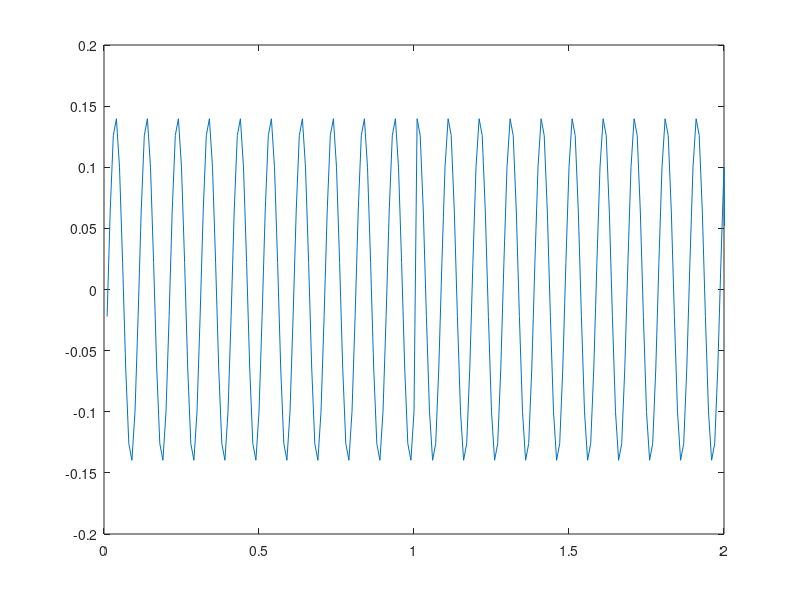
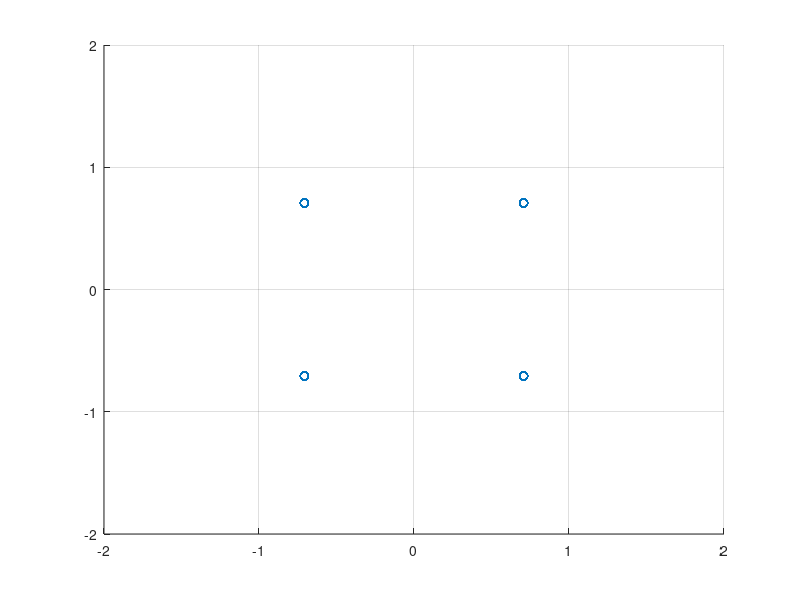
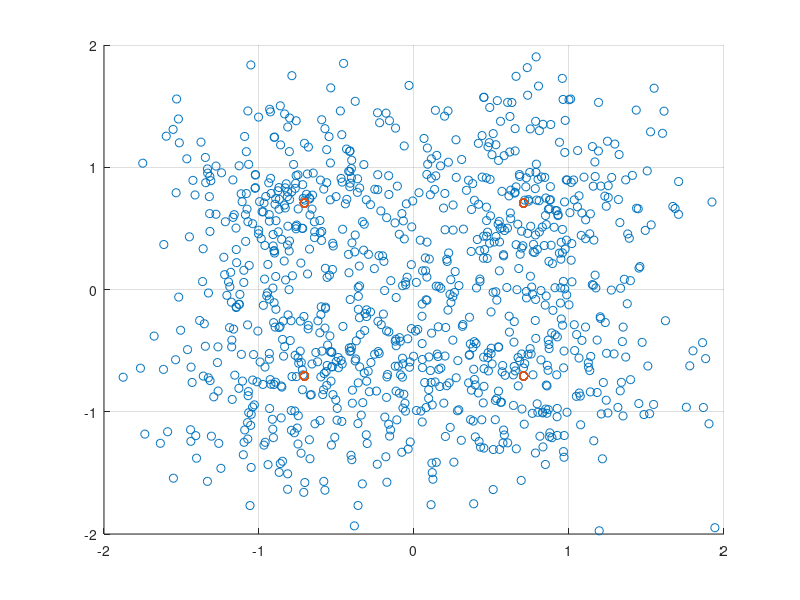

These figures' MATLAB source, in order:
clear;
%QAM을 그려봄
% Parameter Setting
Tsym = 1;
Nsym = 1000;
% Sampling size
Fs = 100;
% Carrier frequency(HZ)
Fc = 10;
%
Fe =  0;
% Noise level
N0 = 0.2;

% Simulation
% 샘플링된 것이 Fs로 나누면 이경우 100분의 1초마다 생기는 것임.
% 이를 끝까지 가봄 Nsymbol까지
t = [Tsym/Fs : Tsym/Fs : Tsym*Nsym];
Tmax = length(t);

% Signal power는 1이라고 가정
% Symbol 생성
M = 4;
symTable = zeros(1,4);
for i = 1:M
    i_m = 2*pi*(i-1)/M + pi/4;
    symTable(i) = cos(i_m) + j*sin(i_m);
end

% basis Signal 생성
phi1 = cos(2*pi*Fc*t(1:Tsym*Fs));
Es = norm(phi1);
% Othonomal Basis 생성
phi1 = phi1/Es;

phi2 = -sin(2*pi*Fc*t(1:Tsym*Fs));
Es = norm(phi2);
% Othonomal Basis 생성
phi2 = phi2/Es;


%% TX
% 랜덤 신호 만들기
m = randi(M,1,Nsym);

% 심볼 신호 만들기
% 심볼 테이블 만들듯이 만들면 된다.
theta_m = 2*pi*(m-1)/M + pi/4;
bbSym = cos(theta_m) + j*sin(theta_m);

% Up-conversion 실어보낼껏임.(DAC 포함)
RFsignal = zeros(1,Tmax);
for iterT = 1:Tmax
    iterSym = floor((iterT-1)/Fs)+1;
    RFsignal(iterT) = real(bbSym(iterSym))*cos(2*pi*Fc*t(iterT))/Es - imag(bbSym(iterSym))*sin(2*pi*Fc*t(iterT))/Es;
end

% 참고 - Signal 보여주기
% t가 x축,
figure(1)
plot(t,RFsignal);
xlim([0 2]);

% 참고 - 심볼신호 보여주기
s = zeros(2,Nsym);
for i = 1:Nsym
    % 1일때는 1부터 100까지
    intStart = 1+(i-1)*Tsym*Fs;
    %첫번째는  1이고 마지막은 100이다.
    %2번째는시작이 101이고 마지막은 200이다.
    intEnd = i*Tsym*Fs;
    s(1,i) = sum(RFsignal(intStart:intEnd).*phi1);
    s(2,i) = sum(RFsignal(intStart:intEnd).*phi2);
end
figure(2)
scatter(s(1,:),s(2,:),'r*');
grid on;
axis([-2 2 -2 2]);

%% RX

% Coherent Detection
% 구하는 것은 결국 phi1신호를곱하면 된다. error가 있을 수 있으니 그대로 곱함.
Ich = RFsignal .* cos(2*pi*(Fc+Fe)*t)/Es;
Qch = RFsignal .* sin(2*pi*(Fc+Fe)*t)/Es;

% Low Pass FIlter보단
% Baseband Signal Representation
for i = 1:Nsym
    % 1일때는 0부터이다.
    n_start = (i-1)*Tsym*Fs;
    bbSym_rx(i) = sum(Ich(n_start+1:n_start+Tsym*Fs) - j*Qch(n_start+1:n_start+Tsym*Fs));
end
%.^2은 전체 제곱에 mean을 구함.
sigPower = mean(abs(bbSym_rx).^2);

% Noise Insertion
noise = sqrt(N0)*randn(1,length(bbSym_rx)) + j*sqrt(N0)*randn(1,length(bbSym_rx));

% noise가 반영된 signal R.
bbSymN_rx = bbSym_rx+noise;
noisePower = mean(abs(noise).^2);
SNR = 10*log10(sigPower/noisePower)

% Signal Space Representation
figure(3)
scatter(real(bbSymN_rx), imag(bbSymN_rx));
grid on;
axis([-2 2 -2 2]);
hold on;
scatter(s(1,:),s(2,:),'r*');

% Optimal Receiver
hd_bbSym = zeros(1,Nsym);
for i= 1:Nsym
    corr_result = bbSymN_rx(i)*conj(symTable);
    [dammyVal hd_index] = max(real(corr_result));
    hd_bbSym(i) = symTable(hd_index);
end

% Symbol Error Rate
SER = sum( abs(hd_bbSym - bbSym) > 0.01) /Nsym